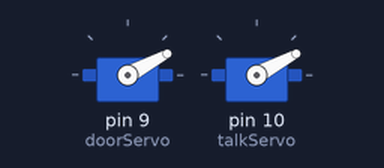
Bench run of a sketch on a simulated Arduino Uno, built with avr-gcc and run on an emulated ATmega328P. Shown: 2 × servo. What the sketch prints to the serial monitor is not drawn.

Above: at 0.05 s.
Timing chart, 0 to 3.7 s (numbered marks = the images above):
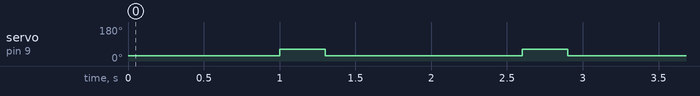

Measured:
- by itself, servo on pin 9 (doorServo): alternates 61° for 0.30 s and 28° for 1.3 s

The sketch:

ServoCalibrate.ino
```cpp
#include "Arduino.h"
#include <SoftwareSerial.h>
/************************************************/
#include <Servo.h>
/************************************************/
Servo doorServo;//create servo object to control a servo
Servo talkServo;
/************************************************/

//Servo angles
const int talkRelease=28;
const int talkPress=61;
const int doorRelease=28;
const int doorPress=61;

void setup ()
{
  Serial.begin(9600);
  doorServo.attach(9);//attachs the servo on pin 9 to servo object
  doorServo.write(doorRelease);//Start at 28 degrees
  talkServo.attach(10);//attachs the servo on pin 9 to servo object
  talkServo.write(talkRelease);//Start at 28 degrees
  Serial.println("APPLICATION START");
}


void loop ()
{
  delay (1000);
  doorServo.write(doorPress);
  delay(300);
  doorServo.write(doorRelease);
  delay(300);
}
```
